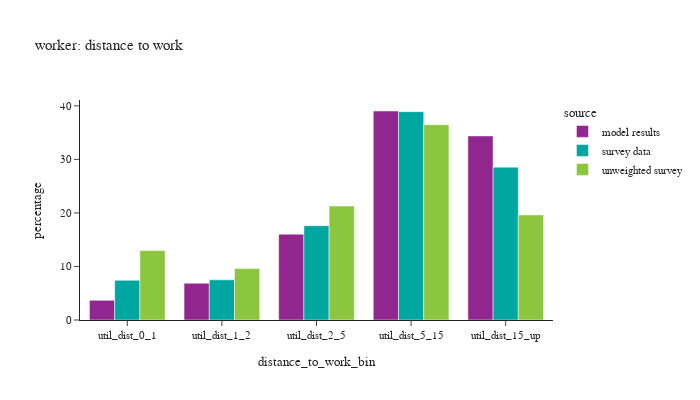
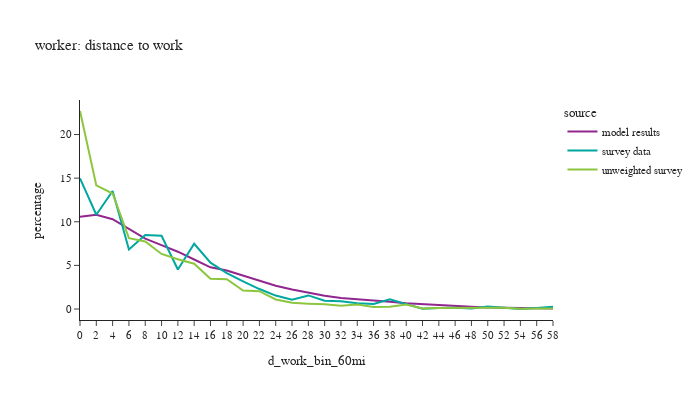

The notebook cell these images were saved under, in order:
### Markdown cell above
## Distance to work

### Code cell
def plot_distance(df:pd.DataFrame, group:str, title_name:str):

    count = df.loc[(df['source']=='model results') & (df[group]),['distance_to_work_bin']].value_counts()
    print(f"model person count =\n"
          f"{count.sort_values()}")

    # plot1
    df_plot = df.loc[(df[group]) & (df['distance_to_work_bin'] != float('nan'))].groupby(['source','distance_to_work_bin'])['person_weight'].sum().reset_index()
    df_plot['percentage'] = df_plot.groupby(['source'], group_keys=False)['person_weight'].\
            apply(lambda x: 100 * x / float(x.sum()))
    # df_plot
    #
    fig1 = px.bar(df_plot, x='distance_to_work_bin', y="percentage", color="source", barmode="group",
                  title=title_name)
    fig1.for_each_annotation(lambda a: a.update(text = a.text.split("=")[-1]))
    fig1.update_layout(height=400, width=700, font=dict(size=11))
    fig1.show()

    # plot2
    df_plot = per_data.loc[(per_data[group]) & (per_data['d_work_bin_60mi'].notna())].groupby(['source','d_work_bin_60mi'])['person_weight'].sum().reset_index()
    df_plot['percentage'] = df_plot.groupby(['source'], group_keys=False)['person_weight'].\
                apply(lambda x: 100 * x / float(x.sum()))
    # df_plot
    #
    fig2 = px.line(df_plot, x='d_work_bin_60mi', y="percentage", color="source",
                   title=title_name)
    fig2.for_each_annotation(lambda a: a.update(text = a.text.split("=")[-1]))
    fig2.update_layout(height=400, width=700, font=dict(size=11))
    fig2.show()

# distance to work
plot_distance(per_data,'is_worker',"worker: distance to work")

### Figure 1 — Plotly figure (JSON) as saved in the notebook; plotly's stock layout.template omitted (floating-point values rounded to 4 significant figures)
{"data": [{"alignmentgroup": "True", "hovertemplate": "source=model results<br>distance_to_work_bin=%{x}<br>percentage=%{y}<extra></extra>", "legendgroup": "model results", "marker": {"color": "#91268F", "pattern": {"shape": ""}}, "name": "model results", "offsetgroup": "model results", "orientation": "v", "showlegend": true, "textposition": "auto", "type": "bar", "x": ["util_dist_0_1", "util_dist_1_2", "util_dist_2_5", "util_dist_5_15", "util_dist_15_up"], "xaxis": "x", "y": [3.686, 6.863, 16.03, 39.04, 34.38], "yaxis": "y"}, {"alignmentgroup": "True", "hovertemplate": "source=survey data<br>distance_to_work_bin=%{x}<br>percentage=%{y}<extra></extra>", "legendgroup": "survey data", "marker": {"color": "#00A7A0", "pattern": {"shape": ""}}, "name": "survey data", "offsetgroup": "survey data", "orientation": "v", "showlegend": true, "textposition": "auto", "type": "bar", "x": ["util_dist_0_1", "util_dist_1_2", "util_dist_2_5", "util_dist_5_15", "util_dist_15_up"], "xaxis": "x", "y": [7.416, 7.502, 17.61, 38.92, 28.55], "yaxis": "y"}, {"alignmentgroup": "True", "hovertemplate": "source=unweighted survey<br>distance_to_work_bin=%{x}<br>percentage=%{y}<extra></extra>", "legendgroup": "unweighted survey", "marker": {"color": "#8CC63E", "pattern": {"shape": ""}}, "name": "unweighted survey", "offsetgroup": "unweighted survey", "orientation": "v", "showlegend": true, "textposition": "auto", "type": "bar", "x": ["util_dist_0_1", "util_dist_1_2", "util_dist_2_5", "util_dist_5_15", "util_dist_15_up"], "xaxis": "x", "y": [12.98, 9.613, 21.3, 36.48, 19.63], "yaxis": "y"}], "layout": {"barmode": "group", "font": {"size": 11}, "height": 400, "legend": {"title": {"text": "source"}, "tracegroupgap": 0}, "title": {"text": "worker: distance to work"}, "width": 700, "xaxis": {"anchor": "y", "domain": [0.0, 1.0], "title": {"text": "distance_to_work_bin"}}, "yaxis": {"anchor": "x", "domain": [0.0, 1.0], "title": {"text": "percentage"}}}}

### Figure 2 — Plotly figure (JSON) as saved in the notebook; plotly's stock layout.template omitted (floating-point values rounded to 4 significant figures)
{"data": [{"hovertemplate": "source=model results<br>d_work_bin_60mi=%{x}<br>percentage=%{y}<extra></extra>", "legendgroup": "model results", "line": {"color": "#91268F", "dash": "solid"}, "marker": {"symbol": "circle"}, "mode": "lines", "name": "model results", "orientation": "v", "showlegend": true, "type": "scatter", "x": ["0", "2", "4", "6", "8", "10", "12", "14", "16", "18", "20", "22", "24", "26", "28", "30", "32", "34", "36", "38", "40", "42", "44", "46", "48", "50", "52", "54", "56", "58"], "xaxis": "x", "y": [10.57, 10.79, 10.29, 9.211, 8.06, 7.325, 6.567, 5.673, 4.783, 4.417, 3.809, 3.248, 2.668, 2.23, 1.882, 1.51, 1.262, 1.133, 0.9689, 0.836, 0.6557, 0.5468, 0.4063, 0.3303, 0.2514, 0.1851, 0.1459, 0.1021, 0.07957, 0.06012], "yaxis": "y"}, {"hovertemplate": "source=survey data<br>d_work_bin_60mi=%{x}<br>percentage=%{y}<extra></extra>", "legendgroup": "survey data", "line": {"color": "#00A7A0", "dash": "solid"}, "marker": {"symbol": "circle"}, "mode": "lines", "name": "survey data", "orientation": "v", "showlegend": true, "type": "scatter", "x": ["0", "2", "4", "6", "8", "10", "12", "14", "16", "18", "20", "22", "24", "26", "28", "30", "32", "34", "36", "38", "40", "42", "44", "46", "48", "50", "52", "54", "56", "58"], "xaxis": "x", "y": [14.97, 10.81, 13.52, 6.831, 8.471, 8.397, 4.525, 7.479, 5.315, 4.117, 3.179, 2.289, 1.543, 1.06, 1.558, 0.953, 0.882, 0.6653, 0.5734, 1.103, 0.5619, 0.0403, 0.1215, 0.1419, 0.07091, 0.2767, 0.1593, 0.001735, 0.1202, 0.2631], "yaxis": "y"}, {"hovertemplate": "source=unweighted survey<br>d_work_bin_60mi=%{x}<br>percentage=%{y}<extra></extra>", "legendgroup": "unweighted survey", "line": {"color": "#8CC63E", "dash": "solid"}, "marker": {"symbol": "circle"}, "mode": "lines", "name": "unweighted survey", "orientation": "v", "showlegend": true, "type": "scatter", "x": ["0", "2", "4", "6", "8", "10", "12", "14", "16", "18", "20", "22", "24", "26", "28", "30", "32", "34", "36", "38", "40", "42", "44", "46", "48", "50", "52", "54", "56", "58"], "xaxis": "x", "y": [22.7, 14.16, 13.24, 8.123, 7.747, 6.314, 5.7, 5.188, 3.481, 3.413, 2.116, 2.048, 1.092, 0.7167, 0.6143, 0.5461, 0.3754, 0.5119, 0.2389, 0.273, 0.5119, 0.06826, 0.1024, 0.1365, 0.1365, 0.1365, 0.1365, 0.03413, 0.06826, 0.06826], "yaxis": "y"}], "layout": {"font": {"size": 11}, "height": 400, "legend": {"title": {"text": "source"}, "tracegroupgap": 0}, "title": {"text": "worker: distance to work"}, "width": 700, "xaxis": {"anchor": "y", "domain": [0.0, 1.0], "title": {"text": "d_work_bin_60mi"}}, "yaxis": {"anchor": "x", "domain": [0.0, 1.0], "title": {"text": "percentage"}}}}
